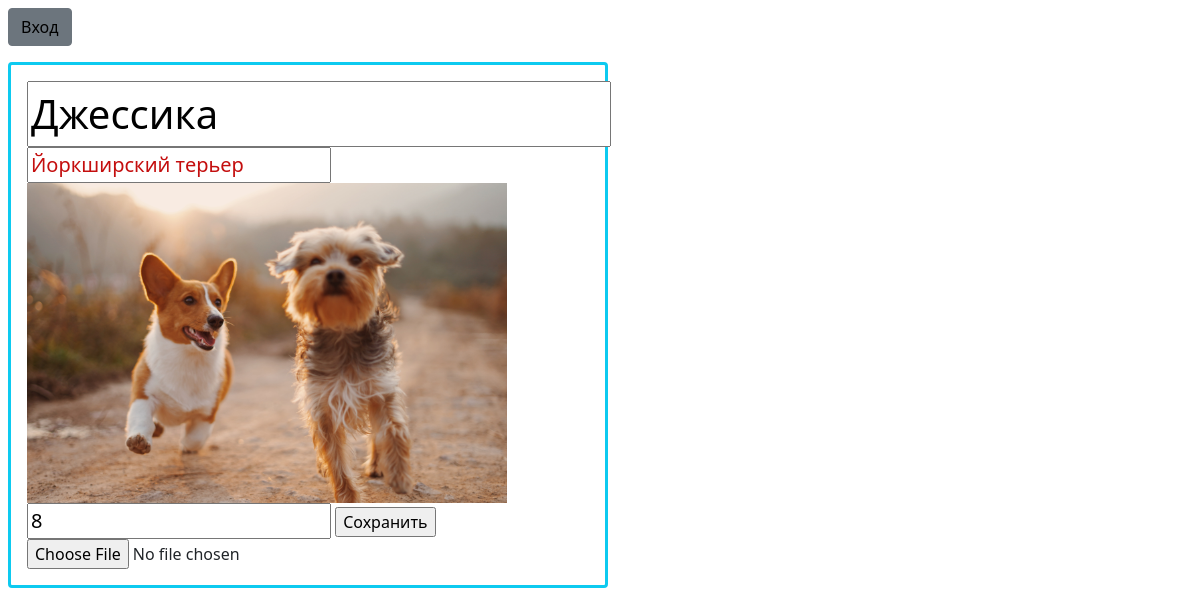
The page /editpost/9 on the database its author committed.
### app1/models.py (models this page shows, shortened)
class Posts(models.Model):
    name = models.CharField(max_length=100)
    breed = models.TextField()
    age = models.IntegerField()
    image = models.CharField(max_length=200, default='')

### app1/views.py (the view)
# urls.py: path('editpost/<int:id>', views.editpost),
def editpost(request, id):
    dog = Posts.objects.get(id=id)
    return render(request, 'editpost.html', {'dog': dog})

### app1/templates/editpost.html (shortened to what this page needs)
{% extends "base.html" %}
{% load static %}
{% block content %}
            <form class="border border-3 border-info w-50 m-2 p-3 rounded"
                action="/saveeditpost/{{dog.id}}"
                method="POST"
                enctype="multipart/form-data"
            >
                <input name = "name" type="text" style="color: black;" class="fs-1" value="{{dog.name}}"/>
                <input name = "breed" type="text" style="color: rgb(196, 14, 14);" class="fs-5" value="{{dog.breed}}"/>
                <img style="width: 40vw;  " src="/static/images/{{dog.image}}" alt=""/>
                <input name = "age" type="text" style="color: black;" class="fs-5" value="{{dog.age}}"/>
                <input type="submit" value="Сохранить" />
                <input type="file" name="file"/>
            </form>
{% endblock %}

### rows shown on the page
Posts: name "Джеcсика", breed "Йоркширский терьер", image (picture), age "8"
